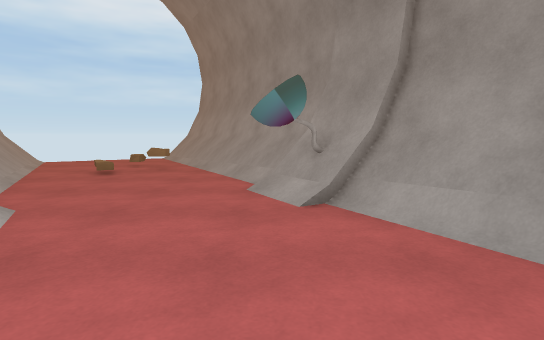
[1] (above)

12 first-person views from a walk through a 3-D level made in the Unity game engine. The camera is 1.2 m above the floor, tilts 6° down and sees 80° across. The floor is counted in squares, 1 m on a side. Each view is taken from the middle of a square. On the plan, view 1 faces up. The plan holds only what a view shows up to about 14 squares ahead; the rest is blank. The place goes on beyond the plan.

[2]
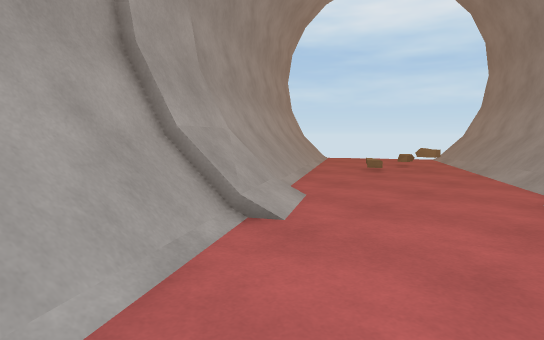

[3]
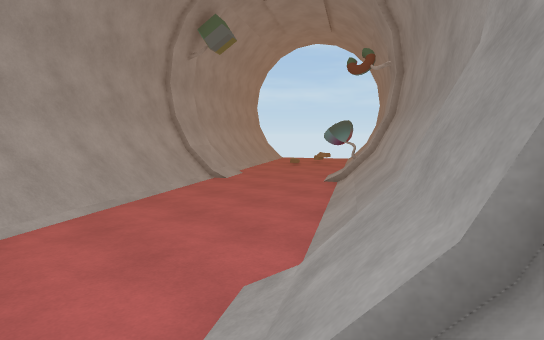

[4]
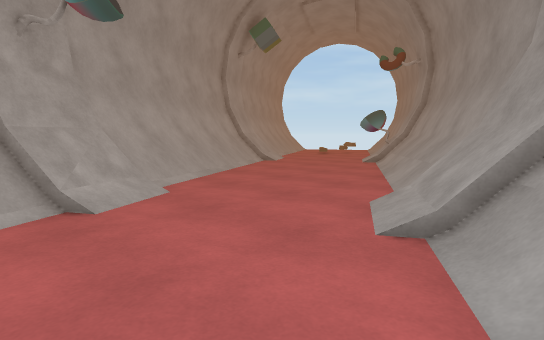

[5]
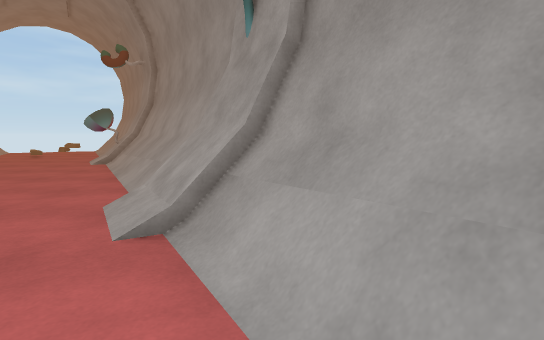

[6]
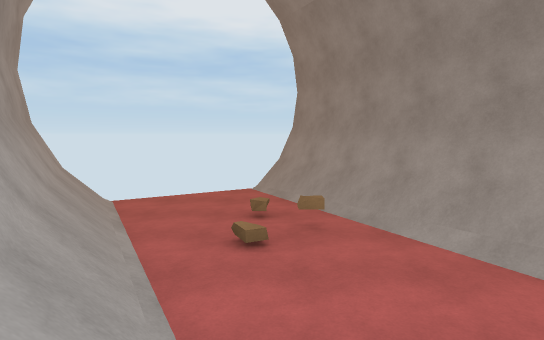

[7]
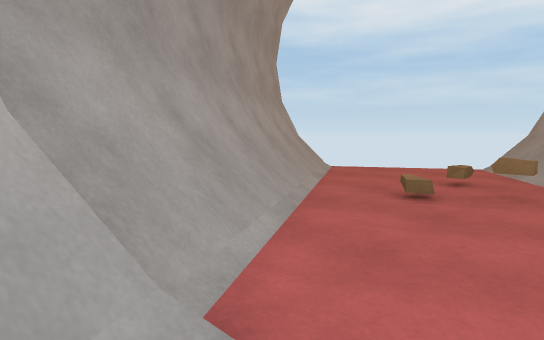

[8]
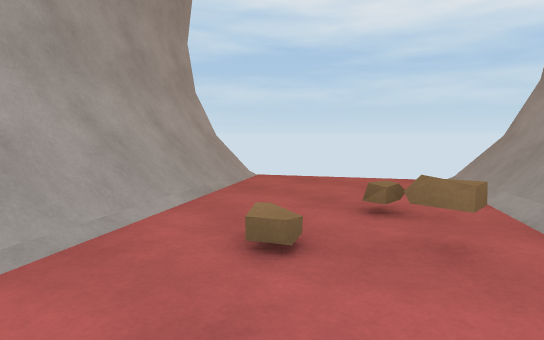

[9]
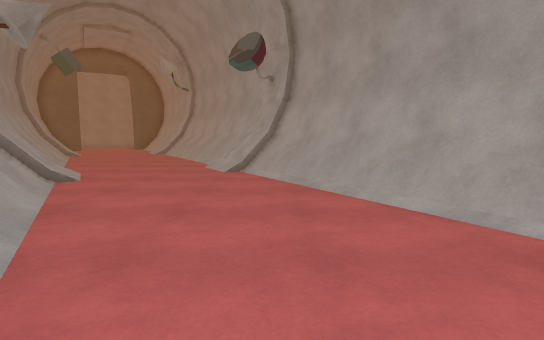

[10]
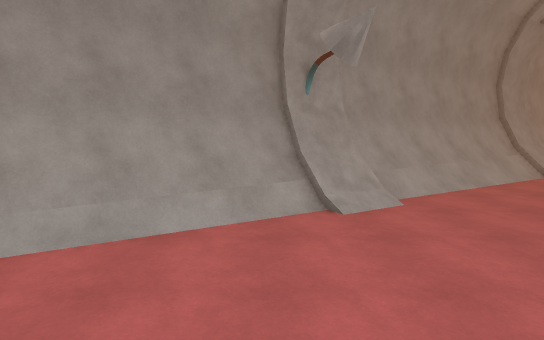

[11]
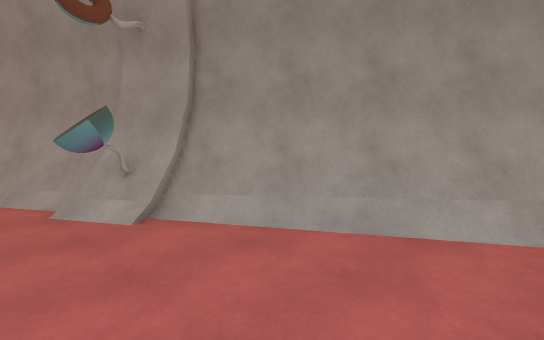

[12]
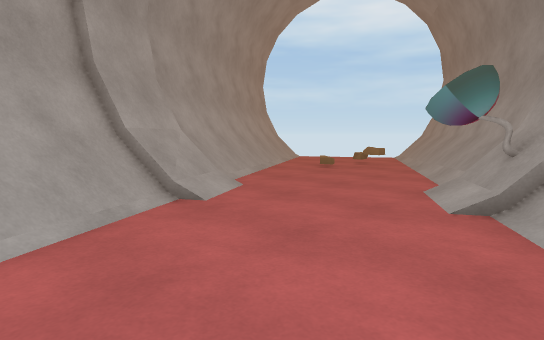

### Floor plan
Key: @ floor where view 1 was taken; # wall or solid block; x gap in a wall; . floor; / step, stairs or slope; = window, fence, low wall or low ledge; O other object.
Columns run from 12 left of view 1 to 11 right of it. Each row starts with its distance up from view 1.
 18        ##
 17       .O##
 16     ...//##
 15    ...../##
 14 xO.......O##
 13 ##O....../O#
 12  #O/....O.O##
 11  ##O......//##
 10   #=/....../##
  9   ##//.....//#
  8    ##/....../##
  7    ##//.....####
  6     ##O......//##
  5      #O/....../##
  4      ##//.....//##
  3       ##/....../##
  2        #//......O##
  1        ##O....../O#
  0        ##O/.@....O##
 -1         ##/......//#
 -2          #//....../##
 -3          ##//.....//##
 -4           ##/.....//=#
 -5           ##//....../##
 -6            ##O/...../O#
 -7             ##/......O##
 -8              #O.......O#

Where each view was taken, in squares from view 1:
view 1: 0 up, 0 right, facing up
view 2: 0 up, 0 right, facing up-left
view 3: 5 down, 8 right, facing up-left
view 4: 8 down, 8 right, facing up-left
view 5: 8 down, 8 right, facing up
view 6: 4 up, 5 left, facing up
view 7: 4 up, 3 left, facing up-left
view 8: 8 up, 3 left, facing up-left
view 9: 6 up, 0 right, facing down
view 10: 1 down, 2 left, facing right
view 11: 1 down, 2 left, facing up-right
view 12: 0 up, 2 right, facing up-left
